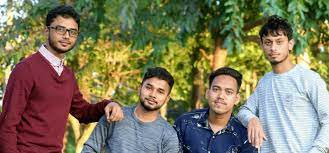
#> input picture Face Detection Using Image/download.jpg, 329 x 153 px, found by its file name
$ python main.py
#> lines starting #> are read from the running program, lines starting #| are printed output that depends on the picture; after the words box and inside, x2 and y2 are one past the last pixel; in counts of white or black regions, pixels touching at a corner belong together
################################################### FACE DETCHION ########################################################


# open cv library
import cv2
from random import randrange

path = "/Face Detection Using Image\\download.jpg"
d = "haarcascade_frontalface_default.xml"
# first we need to import our data
data = cv2.CascadeClassifier(d)
# second to get the image which we want to use
img = cv2.imread(path)
#> img is the input picture: shape (153, 329, 3); mean B, G, R 92.1, 119.9, 125.6
# converting the image to grayscale form
grayscale_img = cv2.cvtColor(img, cv2.COLOR_BGR2GRAY)
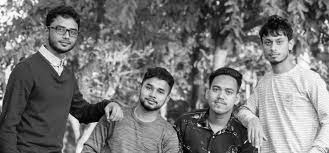
#> grayscale_img: shape (153, 329); min 1, max 255, mean 118.4
# to get the coordinate of the image
cordinate_img = data.detectMultiScale(img)
#> cordinate_img = [[46, 17, 37, 37], [258, 30, 32, 32], [203, 76, 38, 38], [137, 76, 33, 33]]
for (x, y, w, h) in cordinate_img:
    cv2.rectangle(img, (x, y), (x + w, y + h), (randrange(256), randrange(256), randrange(256)), 2)
#> this loop made 4 passes
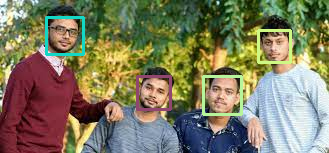
#> img: shape (153, 329, 3); 3.31% of pixels changed, all inside (x1, y1, x2, y2) = (45, 16, 292, 116)
# we will show the image
cv2.imshow("Face Detector", img)
print("Faces Detected ")
# finally
cv2.waitKey()

$ run again, with Face Detection Using Image/face.jpg copied over Face Detection Using Image/download.jpg
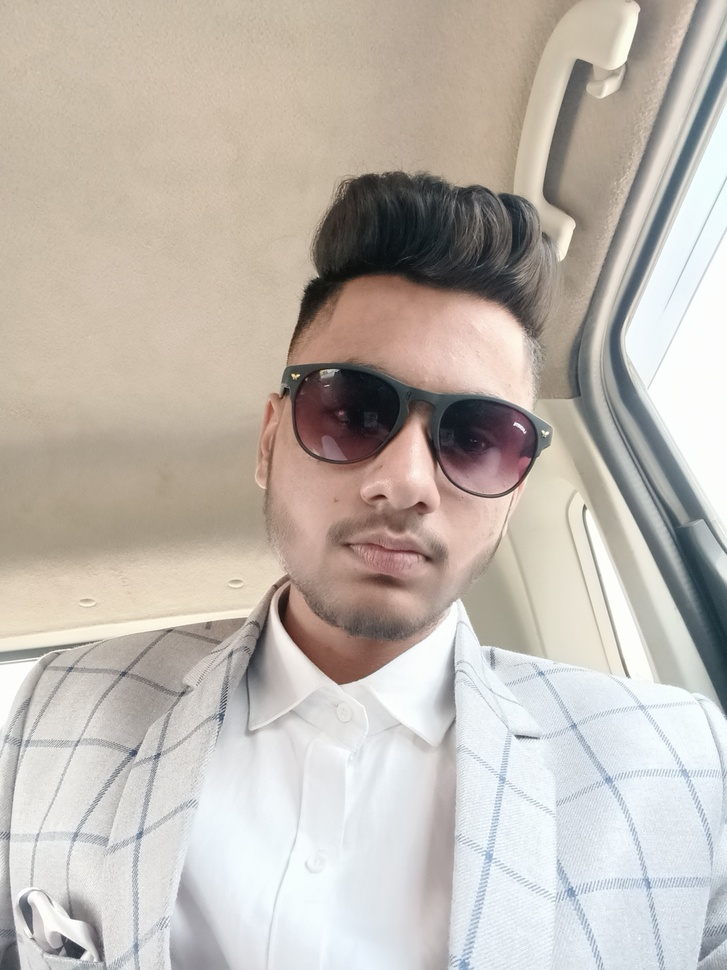
#> input picture Face Detection Using Image/face.jpg, 727 x 970 px, shrunk from 3468 x 4624 before the run, found by its file name
#> img is the input picture: shape (970, 727, 3); mean B, G, R 176.3, 184.2, 191.9
#> `grayscale_img = cv2.cvtColor(img, cv2.COLOR_BGR2GRAY)`:
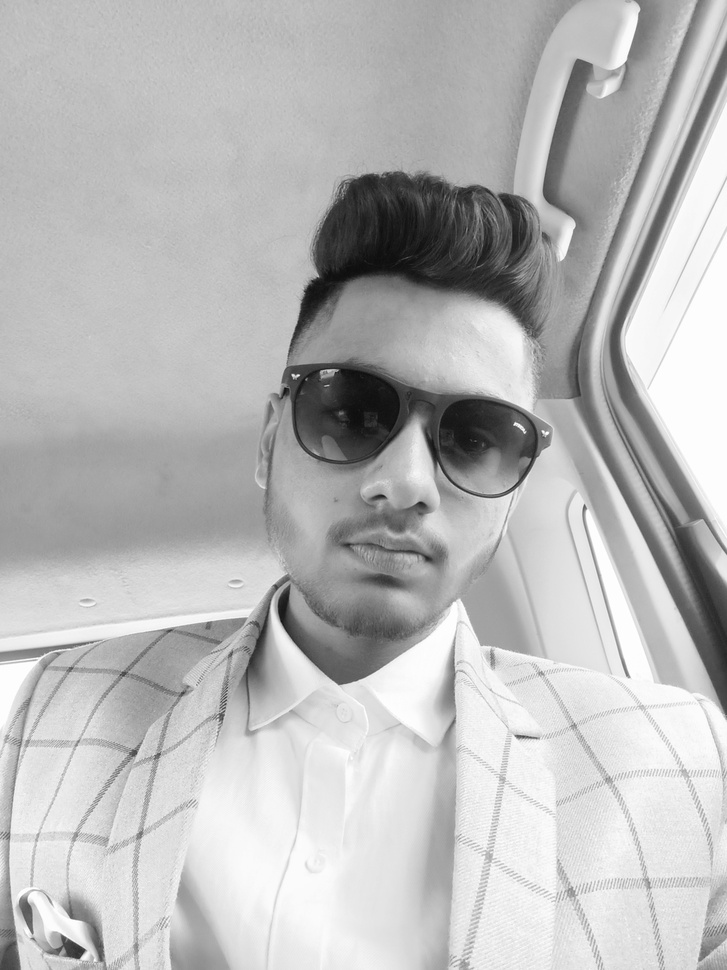
#> grayscale_img: shape (970, 727); min 11, max 255, mean 185.6
#> cordinate_img = [[221, 285, 373, 373]]
#> the loop `for (x, y, w, h) in cordinate_img:` made 1 pass
#> after the loop `for (x, y, w, h) in cordinate_img:`:
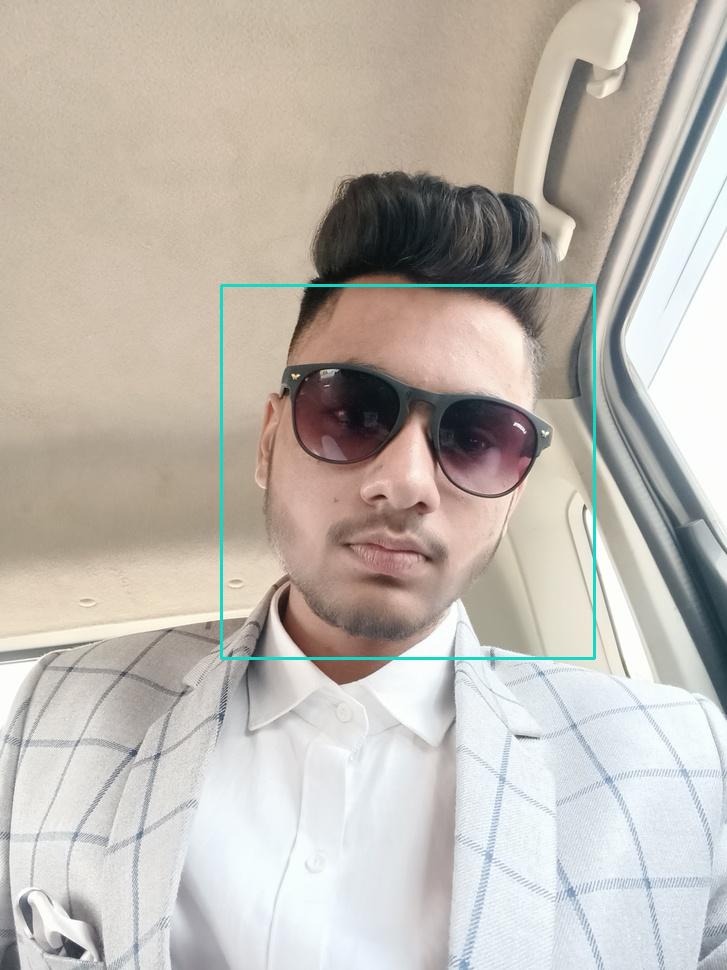
#> img: shape (970, 727, 3); 0.63% of pixels changed, all inside (x1, y1, x2, y2) = (220, 284, 596, 660)
